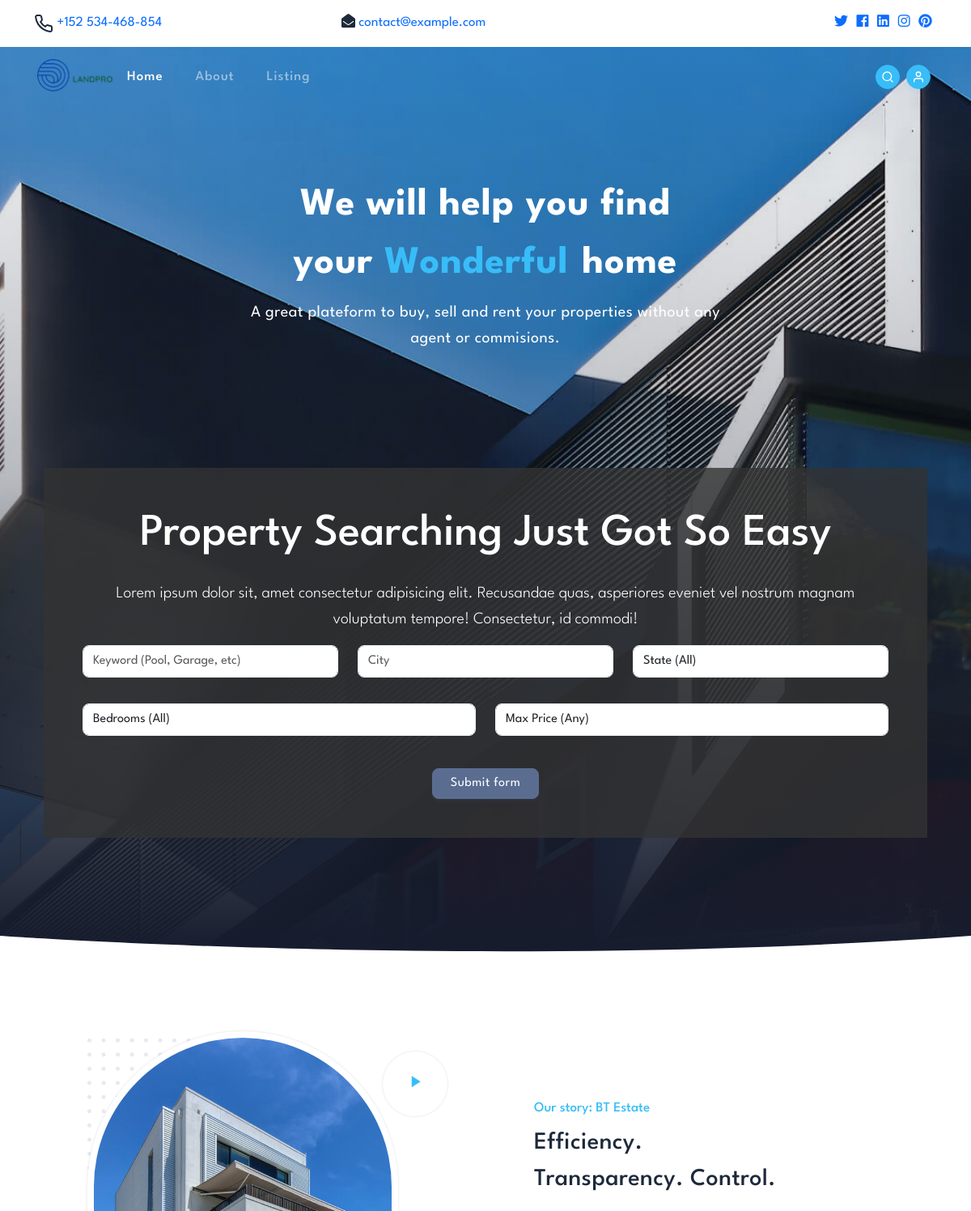
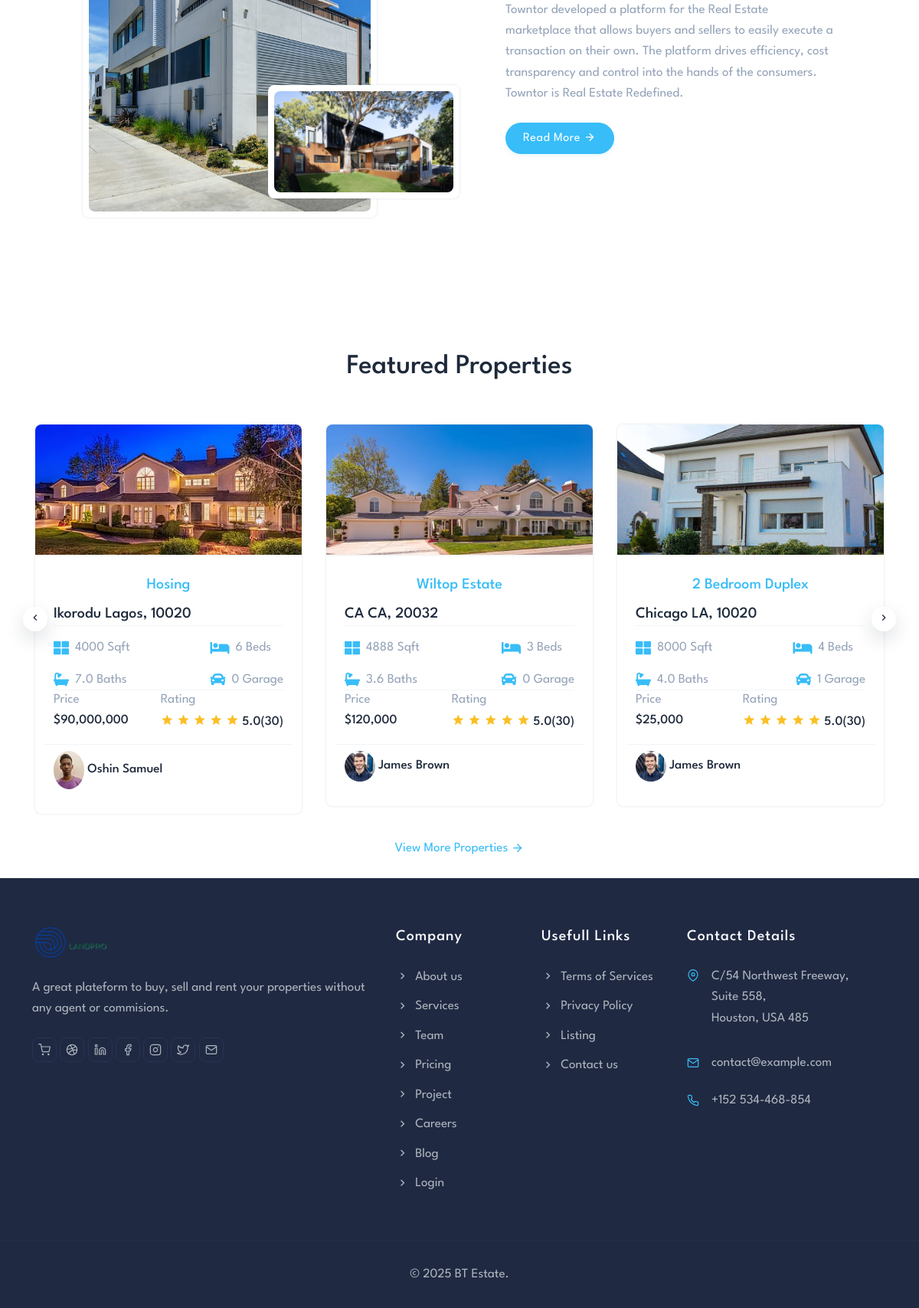
The page / on the database its author committed (2 pictures, top to bottom).
### listings/models.py (models this page shows, shortened)
class Listing(models.Model):
  realtor = models.ForeignKey(Realtor, on_delete=models.DO_NOTHING)
  title = models.CharField(max_length=200)
  address = models.CharField(max_length=200)
  city = models.CharField(max_length=100)
  state = models.CharField(max_length=100)
  zipcode = models.CharField(max_length=20)
  description = models.TextField(blank=True)
  price = models.IntegerField()
  bedrooms = models.IntegerField()
  bathrooms = models.DecimalField(max_digits=2, decimal_places=1)
  garage = models.IntegerField(default=0)
  sqft = models.IntegerField()
  lot_size = models.DecimalField(max_digits=5, decimal_places=1)
  photo_main = models.ImageField(upload_to='photos/%Y/%m/%d/')
  photo_1 = models.ImageField(upload_to='photos/%Y/%m/%d/', blank=True)
  photo_2 = models.ImageField(upload_to='photos/%Y/%m/%d/', blank=True)
  photo_3 = models.ImageField(upload_to='photos/%Y/%m/%d/', blank=True)
  photo_4 = models.ImageField(upload_to='photos/%Y/%m/%d/', blank=True)
  photo_5 = models.ImageField(upload_to='photos/%Y/%m/%d/', blank=True)
  photo_6 = models.ImageField(upload_to='photos/%Y/%m/%d/', blank=True)
  is_published = models.BooleanField(default=True)
  list_date = models.DateTimeField(default=datetime.now, blank=True)

### realtors/models.py (models this page shows, shortened)
class Realtor(models.Model):
    user = models.OneToOneField(User, on_delete=models.CASCADE, null=True, blank=True)
    name = models.CharField(max_length=200)
    photo = models.ImageField(upload_to='photos/%Y/%m/%d/')
    description = models.TextField(blank=True)
    phone = models.CharField(max_length=20)
    email = models.CharField(max_length=50)
    is_mvp = models.BooleanField(default=False)
    hire_date = models.DateTimeField(default=datetime.now, blank=True)
    def __str__(self):
        return self.name

### pages/views.py (the view)
# urls.py: path('', views.index, name='listings'),
def index(request):
    listings = Listing.objects.order_by('-list_date').filter(is_published=True)[:6]
    context = {
        'listings': listings,
        'state_choices': state_choices,
        'bedroom_choices': bedroom_choices,
        'price_choices': price_choices
    }
    return render(request, 'pages/index.html', context)

### templates/pages/index.html (shortened to what this page needs)
{% extends 'base.html' %}
{% load humanize %}
{% block content %}
<section class="bg-half-170 d-table align-items-center w-100"
  style="background: url('static/img/04.jpg') top;">
  <div class="bg-overlay bg-linear-gradient-2"></div>
  <div class="container">
    <div class="row justify-content-center mt-5">
      <div class="col-12 text-center">
        <div class="title-heading text-center">
            <h4 class="heading fw-bold text-white title-dark ">We will help you find <br> your <span class="typewrite text-primary" data-period="2000" data-type='[ "Wonderful", "Dream" ]'></span> home</h4>
            <p class="para-desc text-white title-dark mx-auto mb-0">A great plateform to buy, sell and rent your properties without any agent or commisions.</p>
        </div>
        <div class="mt-5">
          <section id="showcase">
            <div class="container text-center">
              <div class="home-search p-5">
                <div class="overlay p-5">
                  <h1 class="display-4 mb-4">
                    Property Searching Just Got So Easy
                  </h1>
                  <p class="lead">Lorem ipsum dolor sit, amet consectetur adipisicing elit. Recusandae quas, asperiores
                    eveniet vel nostrum magnam
                    voluptatum tempore! Consectetur, id commodi!</p>
                  <div class="search">
                    <form action="{% url 'search' %}">
                      <div class="row mb-3">
                        <div class="col-md-4 mb-3">
                          <input type="text" name="keywords" class="form-control"
                            placeholder="Keyword (Pool, Garage, etc)">
                        </div>
                        <div class="col-md-4 mb-3">
                          <input type="text" name="city" class="form-control" placeholder="City">
                        </div>
                        <div class="col-md-4 mb-3">
                          <select name="state" class="form-control">
                            <option selected="true" disabled="disabled">State (All)</option>
                          </select>
                        </div>
                      </div>
                      <div class="row">
                        <div class="col-md-6 mb-3">
                          <select name="bedrooms" class="form-control">
                            <option selected="true" disabled="disabled">Bedrooms (All)</option>
                          </select>
                        </div>
                        <div class="col-md-6 mb-3">
                          <select name="price" class="form-control" id="type">
                            <option selected="true" disabled="disabled">Max Price (Any)</option>
                          </select>
                        </div>
                      </div>
                      <button class="btn btn-secondary btn-block mt-4" type="submit">Submit form</button>
                    </form>
                  </div>
                </div>
              </div>
            </div>
          </section>
          <br>
        </div>
      </div>
    </div>
  </div>
</section>
<div class="position-relative">
  <div class="shape overflow-hidden text-white">
      <svg viewBox="0 0 2880 48" fill="none" xmlns="http://www.w3.org/2000/svg">
          <path d="M0 48H1437.5H2880V0H2160C1442.5 52 720 0 720 0H0V48Z" fill="currentColor"></path>
      </svg>
  </div>
</div>
<section class="m-5 p-5 p-m">
  <div class="container">
    <div class="row align-items-center">
        <div class="col-lg-6 col-md-6">
            <div class="about-left">
                <div class="position-relative shadow p-2 rounded-top-pill rounded-5 bg-white img-one">
                    <img src="static/img/hero.jpg" class="img-fluid rounded-top-pill rounded-5" alt="work-image">
                    <div class="cta-video">
                        <a href="#!" data-type="youtube" data-id="yba7hPeTSjk" class="avatar avatar-md-md rounded-pill shadow card d-flex justify-content-center align-items-center lightbox">
                            <i class="mdi mdi-play mdi-24px text-primary"></i>
                        </a>
                    </div>
                    <div class="position-absolute top-0 start-0 z-n1">
                    </div>
                </div>
                <div class="img-two shadow rounded-3 overflow-hidden p-2 bg-white">
                    <img src="static/img/05.jpg" class="img-fluid rounded-3" alt="work-image">
                </div>
            </div>
        </div>
        <div class="col-lg-6 col-md-6 mt-4 mt-sm-0 pt-2 pt-sm-0">
            <div class="section-title ms-lg-5">
                <h6 class="text-primary fw-medium mb-2">Our story: BT Estate</h6>
                <h4 class="title mb-3">Efficiency. <br> Transparency. Control.</h4>
                <p class="text-muted para-desc mb-0">Towntor developed a platform for the Real Estate marketplace that allows buyers and sellers to easily execute a transaction on their own. The platform drives efficiency, cost transparency and control into the hands of the consumers. Towntor is Real Estate Redefined.</p>
                <div class="mt-4">
                    <a href="{% url 'about' %}" class="btn btn-pills btn-primary">Read More <i class="mdi mdi-arrow-right align-middle"></i></a>
                </div>
            </div>
        </div>
    </div>
</div>
</section>
<section id="listings" class="py-4">
  <h2 class="text-center mt-5">Featured Properties</h2>
  <div class="container">
    <div class="row g-4 mt-0">
      <div class="tiny-slide-three">
        {% if listings %}
        {% for listing in listings %}
        <div class="tiny-slider">
          <div class="col-12">
            <div class="card property border-0 shadow position-relative overflow-hidden rounded-3 m-3">
              <div class="property-image position-relative overflow-hidden shadow">
                <img src="{{ listing.photo_main.url }}" class="img-fluid" alt="">
              </div>
              <div class="card-body content p-4">
                <div class="listing-heading text-center">
                  <h5 class="text-primary">{{ listing.title }}</h5>
                </div>
                <a href="{% url 'listing' listing.id %}" class="title fs-5 text-dark fw-medium">{{ listing.city }}
                  {{listing.state }}, {{ listing.zipcode }}</a>
                <ul class="list-unstyled  mb-0 py-3 border-top  d-flex align-items-center justify-content-between">
                  <li class="d-flex align-items-center me-3">
                    <i class="fas fa-th-large fs-5 me-2 text-primary"></i>
                    <span class="text-muted">{{ listing.sqft }} Sqft</span>
                  </li>
                  <li class="d-flex align-items-center me-3">
                    <i class="fas fa-bed fs-5 me-2 text-primary"></i>
                    <span class="text-muted">{{ listing.bedrooms }} Beds</span>
                  </li>
                </ul>
                <ul class="list-unstyled  mb-0 border-bottom d-flex align-items-center justify-content-between">
                  <li class="d-flex align-items-center">
                    <i class="fas fa-bath fs-5 me-2 text-primary"></i>
                    <span class="text-muted">{{ listing.bathrooms }} Baths</span>
                  </li>
                  <li class="d-flex align-items-center">
                    <i class="fas fa-car fs-5 me-2 text-primary"></i>
                    <span class="text-muted">{{ listing.garage }} Garage</span>
                  </li>
                </ul>
                <ul class="list-unstyled d-flex justify-content-between  mb-0">
                  <li class="list-inline-item mb-0">
                    <span class="text-muted">Price</span>
                    <p class="fw-medium mb-0">${{ listing.price | intcomma }}</p>
                  </li>
                  <li class="list-inline-item mb-0 text-muted">
                    <span class="text-muted">Rating</span>
                    <ul class="fw-medium text-warning list-unstyled mb-0">
                      <li class="list-inline-item mb-0"><i class="mdi mdi-star"></i></li>
                      <li class="list-inline-item mb-0"><i class="mdi mdi-star"></i></li>
                      <li class="list-inline-item mb-0"><i class="mdi mdi-star"></i></li>
                      <li class="list-inline-item mb-0"><i class="mdi mdi-star"></i></li>
                      <li class="list-inline-item mb-0"><i class="mdi mdi-star"></i></li>
                      <li class="list-inline-item mb-0 text-dark">5.0(30)</li>
                    </ul>
                  </li>
                </ul>
                <div class="row py-2 text-secondary border-top mt-3">
                  <div class="col-12 fw-medium text-dark">
                    <img class="rounded-circle" src="{{ listing.realtor.photo.url }}"
                      style="max-width: 40px; max-height: 100px;">
                    {{ listing.realtor }}
                  </div>
                </div>
              </div>
            </div>
          </div>
        </div>
        {% endfor %}
      </div>
      <div class="col-12 mt-2 pt-2">
        <div class="text-center">
            <a href="{% url 'listings' %}" class="mt-3 fs-6 text-primary">View More Properties <i class="mdi mdi-arrow-right align-middle"></i></a>
        </div>
    </div>
    {% else %}
    <div class="col-md-12">
      <p>No Listings Available</p>
    </div>
    {% endif %}
  </div>
  </div>
</section>
{% endblock %}

### rows shown on the page
Listing: photo_main (picture), title "Hosing", city "Ikorodu", state "Lagos", zipcode "10020", sqft "4000", bedrooms "6", bathrooms "7.0", garage "0", price "90,000,000", realtor.photo (picture), realtor "Oshin Samuel"
Listing: photo_main (picture), title "Wiltop Estate", city "CA", state "CA", zipcode "20032", sqft "4888", bedrooms "3", bathrooms "3.6", garage "0", price "120,000", realtor.photo (picture), realtor "James Brown"
Listing: photo_main (picture), title "2 Bedroom Duplex", city "Chicago", state "LA", zipcode "10020", sqft "8000", bedrooms "4", bathrooms "4.0", garage "1", price "25,000", realtor.photo (picture), realtor "James Brown"
